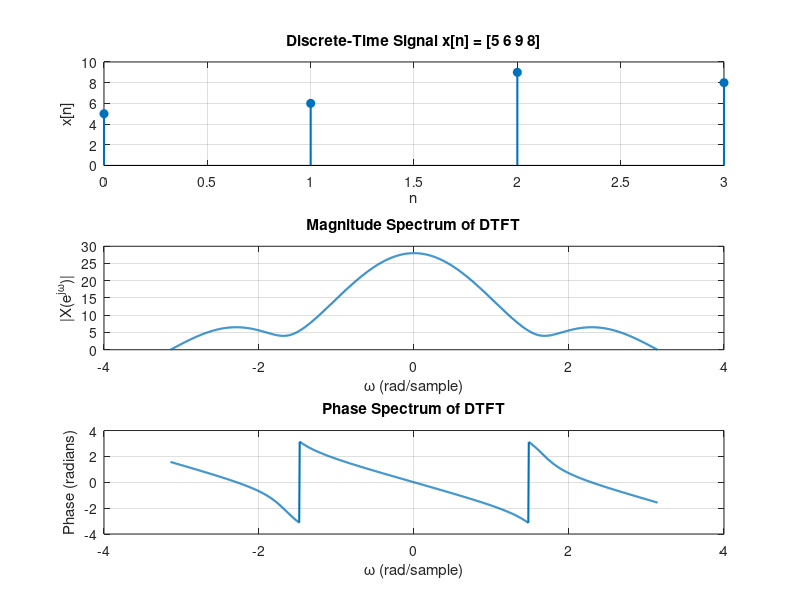
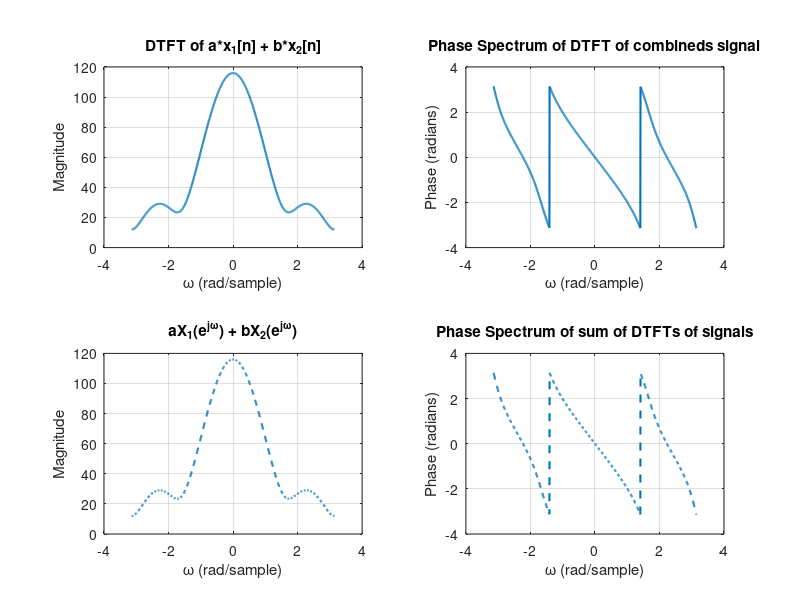
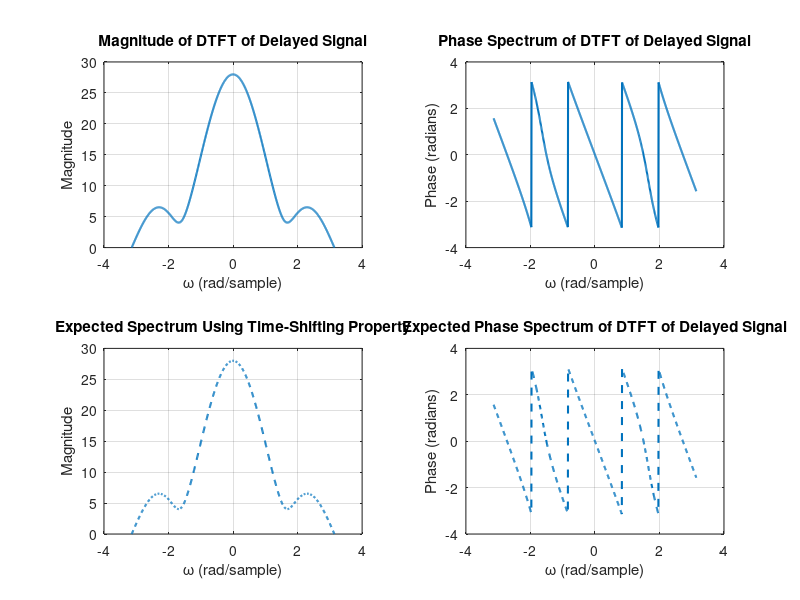
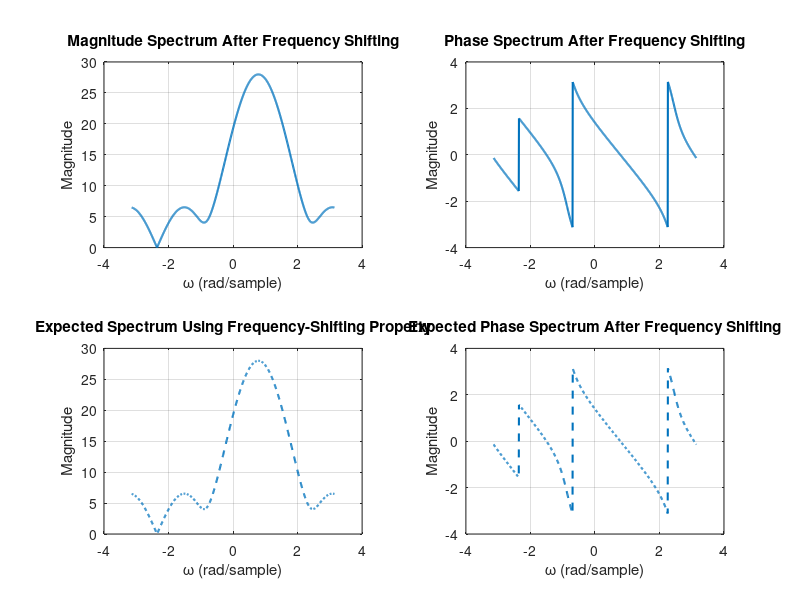

Write MATLAB code to recreate these figures, in order.
clc;
clear;
close all;

%% ============================================================
% EXPERIMENT:
% Compute DTFT of a discrete-time signal and verify
% Linearity, Time-Shifting and Frequency-Shifting properties
% =============================================================

%% 1. GIVEN DISCRETE-TIME SIGNAL

x = [5 6 9 8];          % Given signal
n = 0:length(x)-1;      % Time index

% Frequency range
w = linspace(-pi, pi, 1000);

%% ============================================================
% 2. COMPUTE DTFT OF ORIGINAL SIGNAL
% X(e^jw) = sum(x[n] * exp(-j*w*n))
% =============================================================

X = zeros(size(w));

for k = 1:length(w)
    X(k) = sum(x .* exp(-1j*w(k)*n));
end

%% ============================================================
% 3. PLOT ORIGINAL SIGNAL, MAGNITUDE AND PHASE SPECTRUM
% =============================================================

figure('Name','Original Signal and DTFT');

subplot(3,1,1);
stem(n, x, 'filled', 'LineWidth', 1.5);
grid on;
xlabel('n');
ylabel('x[n]');
title('Discrete-Time Signal x[n] = [5 6 9 8]');

subplot(3,1,2);
plot(w, abs(X), 'LineWidth', 1.5);
grid on;
xlabel('\omega (rad/sample)');
ylabel('|X(e^{j\omega})|');
title('Magnitude Spectrum of DTFT');

subplot(3,1,3);
plot(w, angle(X), 'LineWidth', 1.5);
grid on;
xlabel('\omega (rad/sample)');
ylabel('Phase (radians)');
title('Phase Spectrum of DTFT');


%% ============================================================
% 4. VERIFY LINEARITY PROPERTY
%
% a*x1[n] + b*x2[n]
% <---->
% a*X1(e^jw) + b*X2(e^jw)
% =============================================================

x1 = [5 6 9 8];
x2 = [2 4 6 8];

a = 2;
b = 3;

% Combined signal
y = a*x1 + b*x2;

% DTFT of x1
X1 = zeros(size(w));

for k = 1:length(w)
    X1(k) = sum(x1 .* exp(-1j*w(k)*n));
end

% DTFT of x2
X2 = zeros(size(w));

for k = 1:length(w)
    X2(k) = sum(x2 .* exp(-1j*w(k)*n));
end

% DTFT of combined signal
Y = zeros(size(w));

for k = 1:length(w)
    Y(k) = sum(y .* exp(-1j*w(k)*n));
end

% Expected result using linearity property
Y_expected = a*X1 + b*X2;

% Calculate error
error_linearity = max(abs(Y - Y_expected));

% Plot Linearity Verification
figure('Name','Linearity Property');

subplot(2,2,1);
plot(w, abs(Y), 'LineWidth', 1.5);
grid on;
xlabel('\omega (rad/sample)');
ylabel('Magnitude');
title('DTFT of a*x_1[n] + b*x_2[n]');

subplot(2,2,2);
plot(w, angle(Y), 'LineWidth', 1.5);
grid on;
xlabel('\omega (rad/sample)');
ylabel('Phase (radians)');
title('Phase Spectrum of DTFT of combineds signal');

subplot(2,2,3);
plot(w, abs(Y_expected), '--', 'LineWidth', 1.5);
grid on;
xlabel('\omega (rad/sample)');
ylabel('Magnitude');
title('aX_1(e^{j\omega}) + bX_2(e^{j\omega})');

subplot(2,2,4);
plot(w, angle(Y_expected),'--', 'LineWidth', 1.5);
grid on;
xlabel('\omega (rad/sample)');
ylabel('Phase (radians)');
title('Phase Spectrum of sum of DTFTs of signals');


%% ============================================================
% 5. VERIFY TIME-SHIFTING PROPERTY
%
% x[n-n0]
% <---->
% X(e^jw)*exp(-j*w*n0)
% =============================================================

n0 = 2;

% Delayed signal
x_shifted = [zeros(1,n0) x];

% New time index
n_shifted = 0:length(x_shifted)-1;

% DTFT of delayed signal
X_shifted = zeros(size(w));

for k = 1:length(w)
    X_shifted(k) = sum(x_shifted .* ...
        exp(-1j*w(k)*n_shifted));
end

% Expected DTFT using time-shifting property
X_expected_shift = X .* exp(-1j*w*n0);

% Calculate error
error_time_shift = max(abs(X_shifted - X_expected_shift));

% Plot Time-Shifting Verification
figure('Name','Time-Shifting Property');

subplot(2,2,1);
plot(w, abs(X_shifted), 'LineWidth', 1.5);
grid on;
xlabel('\omega (rad/sample)');
ylabel('Magnitude');
title('Magnitude of DTFT of Delayed Signal');

subplot(2,2,3);
plot(w, abs(X_expected_shift), '--', 'LineWidth', 1.5);
grid on;
xlabel('\omega (rad/sample)');
ylabel('Magnitude');
title('Expected Spectrum Using Time-Shifting Property');

subplot(2,2,2);
plot(w, angle(X_shifted), 'LineWidth', 1.5);
grid on;
xlabel('\omega (rad/sample)');
ylabel('Phase (radians)');
title('Phase Spectrum of DTFT of Delayed Signal');

subplot(2,2,4);
plot(w, angle(X_expected_shift),'--','LineWidth', 1.5);
grid on;
xlabel('\omega (rad/sample)');
ylabel('Phase (radians)');
title('Expected Phase Spectrum of DTFT of Delayed Signal');

%% ============================================================
% 6. VERIFY FREQUENCY-SHIFTING PROPERTY
%
% x[n]*exp(j*w0*n)
% <---->
% X(e^(j(w-w0)))
% =============================================================

w0 = pi/4;

% Frequency-shifted signal
x_freq_shift = x .* exp(1j*w0*n);

% DTFT of frequency-shifted signal
X_freq_shift = zeros(size(w));

for k = 1:length(w)
    X_freq_shift(k) = sum(x_freq_shift .* ...
        exp(-1j*w(k)*n));
end

% Expected frequency-shifted DTFT
X_expected_freq = zeros(size(w));

for k = 1:length(w)
    X_expected_freq(k) = sum(x .* ...
        exp(-1j*(w(k)-w0)*n));
end

% Calculate error
error_freq_shift = max(abs(X_freq_shift - X_expected_freq));

% Plot Frequency-Shifting Verification
figure('Name','Frequency-Shifting Property');

subplot(2,2,1);
plot(w, abs(X_freq_shift), 'LineWidth', 1.5);
grid on;
xlabel('\omega (rad/sample)');
ylabel('Magnitude');
title('Magnitude Spectrum After Frequency Shifting');

subplot(2,2,3);
plot(w, abs(X_expected_freq), '--', 'LineWidth', 1.5);
grid on;
xlabel('\omega (rad/sample)');
ylabel('Magnitude');
title('Expected Spectrum Using Frequency-Shifting Property');

subplot(2,2,2);
plot(w, angle(X_freq_shift), 'LineWidth', 1.5);
grid on;
xlabel('\omega (rad/sample)');
ylabel('Magnitude');
title('Phase Spectrum After Frequency Shifting');

subplot(2,2,4);
plot(w, angle(X_expected_freq),'--', 'LineWidth', 1.5);
grid on;
xlabel('\omega (rad/sample)');
ylabel('Magnitude');
title('Expected Phase Spectrum After Frequency Shifting');

%% ============================================================
% 7. DISPLAY RESULTS
% =============================================================

fprintf('\n============================================\n');
fprintf('DTFT PROPERTY VERIFICATION RESULTS\n');
fprintf('============================================\n');

fprintf('Maximum Linearity Error       = %e\n', ...
    error_linearity);

fprintf('Maximum Time-Shifting Error   = %e\n', ...
    error_time_shift);

fprintf('Maximum Frequency-Shifting Error = %e\n', ...
    error_freq_shift);

fprintf('\nErrors close to zero verify the DTFT properties.\n');
fprintf('============================================\n');
